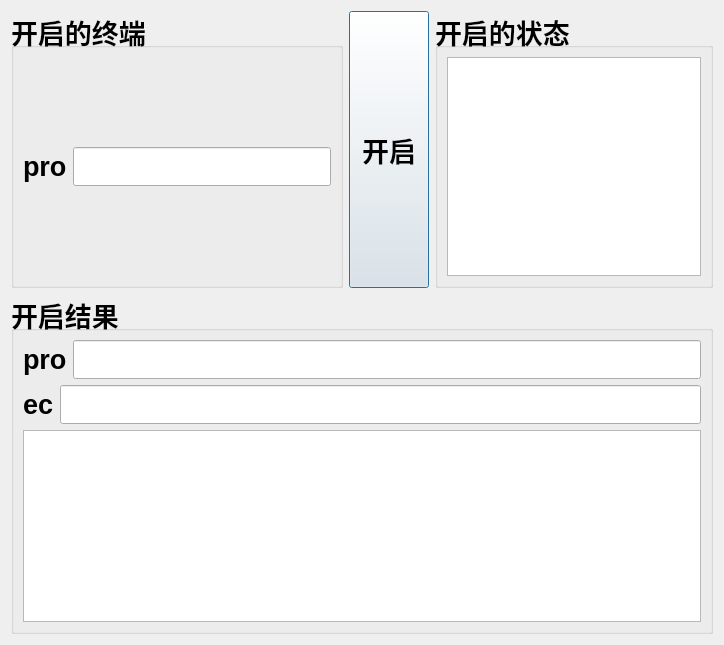
<?xml version="1.0" encoding="UTF-8"?>
<ui version="4.0">
 <class>StartUpMrAutoDomain</class>
 <widget class="QDialog" name="StartUpMrAutoDomain">
  <property name="geometry">
   <rect>
    <x>0</x>
    <y>0</y>
    <width>724</width>
    <height>645</height>
   </rect>
  </property>
  <property name="windowTitle">
   <string>Dialog</string>
  </property>
  <layout class="QVBoxLayout" name="verticalLayout">
   <item>
    <layout class="QHBoxLayout" name="horizontalLayout">
     <item>
      <widget class="QGroupBox" name="groupBox_2">
       <property name="font">
        <font>
         <pointsize>20</pointsize>
         <weight>75</weight>
         <bold>true</bold>
        </font>
       </property>
       <property name="title">
        <string>开启的终端</string>
       </property>
       <layout class="QVBoxLayout" name="verticalLayout_2">
        <item>
         <layout class="QHBoxLayout" name="horizontalLayout_2">
          <item>
           <widget class="QLabel" name="label">
            <property name="text">
             <string>pro</string>
            </property>
           </widget>
          </item>
          <item>
           <widget class="QLineEdit" name="lineEdit_req_pro"/>
          </item>
         </layout>
        </item>
       </layout>
      </widget>
     </item>
     <item>
      <widget class="QPushButton" name="pushButton">
       <property name="sizePolicy">
        <sizepolicy hsizetype="Expanding" vsizetype="Expanding">
         <horstretch>0</horstretch>
         <verstretch>0</verstretch>
        </sizepolicy>
       </property>
       <property name="font">
        <font>
         <pointsize>20</pointsize>
         <weight>75</weight>
         <bold>true</bold>
        </font>
       </property>
       <property name="text">
        <string>开启</string>
       </property>
      </widget>
     </item>
     <item>
      <widget class="QGroupBox" name="groupBox_3">
       <property name="font">
        <font>
         <pointsize>20</pointsize>
         <weight>75</weight>
         <bold>true</bold>
        </font>
       </property>
       <property name="title">
        <string>开启的状态</string>
       </property>
       <layout class="QVBoxLayout" name="verticalLayout_3">
        <item>
         <widget class="QTextEdit" name="textEdit_log">
          <property name="font">
           <font>
            <pointsize>12</pointsize>
            <weight>50</weight>
            <bold>false</bold>
           </font>
          </property>
         </widget>
        </item>
       </layout>
      </widget>
     </item>
    </layout>
   </item>
   <item>
    <widget class="QGroupBox" name="groupBox">
     <property name="font">
      <font>
       <pointsize>20</pointsize>
       <weight>75</weight>
       <bold>true</bold>
      </font>
     </property>
     <property name="title">
      <string>开启结果</string>
     </property>
     <layout class="QVBoxLayout" name="verticalLayout_4">
      <item>
       <layout class="QHBoxLayout" name="horizontalLayout_5">
        <item>
         <widget class="QLabel" name="label_3">
          <property name="text">
           <string>pro</string>
          </property>
         </widget>
        </item>
        <item>
         <widget class="QLineEdit" name="lineEdit_rep_pro"/>
        </item>
       </layout>
      </item>
      <item>
       <layout class="QHBoxLayout" name="horizontalLayout_3">
        <item>
         <widget class="QLabel" name="label_2">
          <property name="text">
           <string>ec</string>
          </property>
         </widget>
        </item>
        <item>
         <widget class="QLineEdit" name="lineEdit_rep_wc"/>
        </item>
       </layout>
      </item>
      <item>
       <widget class="QTextEdit" name="textEdit_status">
        <property name="font">
         <font>
          <pointsize>12</pointsize>
         </font>
        </property>
       </widget>
      </item>
     </layout>
    </widget>
   </item>
  </layout>
 </widget>
 <resources/>
 <connections/>
</ui>
